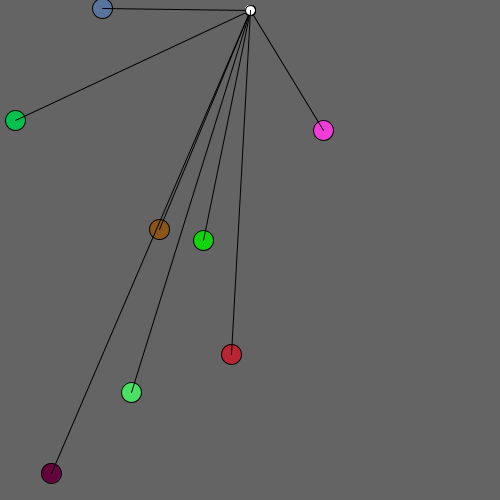
Frame 1 (no input)
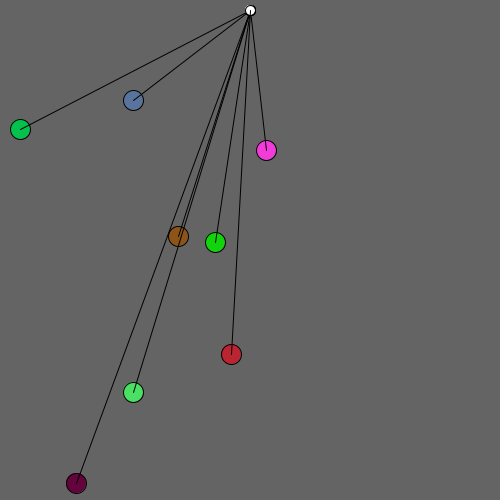
Frame 60 (the mouse pressed at the canvas centre just before this capture)
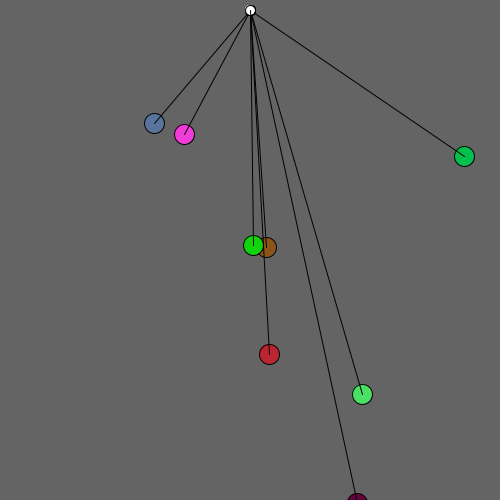
Frame 120 (the mouse held since frame 60 and released just before this capture)

The Processing sketch that drew these frames (run headless with seeded random() and noise(); from frame 60 on, the mouse is pressed at the canvas centre):

// Processing sketch: Pendulums_with_objects
// ── Pendulums_with_objects.pde
/*
Welcome to my tiny physics simulation, it creates 10 random pendulums and shows how they swing. They should be physically accurate!
*/

int[] cen={250,10};
Pendulum[] p = new Pendulum[9] ;

void setup()
{
  size(500,500);
  for (int i = 0; i < p.length-1; i = i+1)
  {
    p[i] = new Pendulum(random(500), random(500), cen);

  }
 }



void draw()
{
    background(100);
    
  for (int i = 0; i < p.length-1; i = i+1)
  {
    p[i].drawPendulum();
    p[i].update();
  }
}

// ── pendulum.pde
class Pendulum
{
  float x;
  float y;
  int[] c;
  color rcolor;
  float L;
  float angle;
  float angularA;
  float angularV;


    Pendulum(float tx, float ty,int[] tc)
    {
      x = tx;
      y = ty;
      c = tc;
      rcolor = color(random(255),random(255),random(255));
      L = sqrt(sq(x-c[0])+sq(y-c[1]));
      
      // https://processing.org/reference/PVector_angleBetween_.html//
      PVector v1 = new PVector(x-c[0],y-c[1]);   // Vector from the center to the starting position of the mass
      PVector v2 = new PVector(0, 10);  // A vertical vector to help with the angles.
      angle = PVector.angleBetween(v1, v2);  // Calculating the angle between the vectors
      angularA = 0;
      angularV = 0;
    }
    void update()
    {
      // Here I am updating the angles using Newtons laws of motion 
      angularA = -1*sin(angle)/L;
      angularV = angularV + angularA;
      angle = angle + angularV;
      
      
      x = L * sin(angle) + c[0];
      y = L* cos(angle) + c[1];
    }
      void drawPendulum()
      {
       ellipseMode(CENTER);
       fill(255);
       ellipse(c[0],c[1],10,10);
       
       
       fill(rcolor);
       ellipse(round(x),round(y),20,20); // I'm using round() to transform float to int
       
       line(c[0],c[1],round(x),round(y));
      
      }

}
